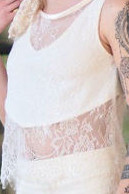
#> input picture images/top-white.jpg, 129 x 194 px, found by its file name
$ python kmeans.py
#> lines starting #> are read from the running program, lines starting #| are printed output that depends on the picture; long printed decimals are rounded
### Cluster.py
class Cluster:
    center = []
    samples = []

    def __init__(self, samples):
        self.center = []
        self.samples = samples

    def get_samples(self):
        return self.samples

### deprecated/kmeans.py
import numpy as np
import numpy.linalg as alg
import cv2
from Cluster import Cluster
import random as rand
from datetime import datetime
import webcolors
from matplotlib import pyplot as plt

start_time = datetime.now()
image = cv2.imread("images/top-white.jpg")
#> image is the input picture: shape (194, 129, 3); mean B, G, R 204.9, 206, 216.8
image = cv2.cvtColor(image, cv2.COLOR_BGR2RGB)

scale_percent = 30  # percent of original size
width = int(image.shape[1] * scale_percent / 100)
#> width = 38
height = int(image.shape[0] * scale_percent / 100)
#> height = 58
dim = (width, height)
#> dim = (38, 58)
# resize image
image = cv2.resize(image, dim, interpolation=cv2.INTER_AREA)
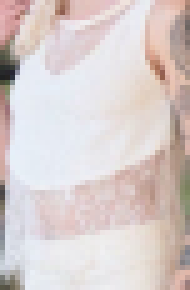
#> image: shape (58, 38, 3) (shown 5 times larger); mean R, G, B 216.8, 206, 205

# [4 lines of commented-out code are left out]

w, h, d = image.shape
#> w = 58; h = 38; d = 3
image_flat = np.reshape(image, (w * h, 3))
#> image_flat = 2204 rows, first 8: [218, 161, 162], [222, 167, 167], [218, 168, 167], [187, 136, 138], [177, 122, 125], [192, 134, 138], [205, 179, 180], [227, 215, 216]


# image = cv2.cvtColor(image, cv2.COLOR_BGR2HSV)
# image_flat = image_flat / 255.0


# X: Nxd
def kmeans(X, num_clusters, num_iters=10000):
#> called with X = array of shape (2204, 3), num_clusters = 3, num_iters = 5
    N, d = X.shape
#> N = 2204; d = 3
    # initialize the initial cluster centers
    centers = []
    for _ in range(num_clusters):
        centers.append([0, 0, 0])
        # centers.append(np.ndarray.tolist(X[rand.randint(0, 9999)]))

    # perform k-means
    clusters = []
    for _ in range(num_clusters):
        cluster = Cluster([])
        clusters.append(cluster)

    loss = 0
    count = 0

    while count < num_iters:
        for cluster in clusters:
            cluster.samples = []

        new_loss = 0

        for x in X:
            dists = []
            for center in centers:
                np_center = np.array(center)
                new_loss += alg.norm(np_center - x)
                dists.append(alg.norm(np_center - x))
            min_dist = np.min(dists)
            min_idx = 0
            for idx in range(num_clusters):
                if (min_dist == dists[idx]):
                    min_idx = idx
                    break
            clusters[min_idx].samples.append(np.ndarray.tolist(x))

        for _ in range(num_clusters):
            clusters[_].samples.append(centers[_])

        # calculate new centers
        new_centers = []
        for cluster in clusters:
            curr_samples = np.array(cluster.samples)
            print("number of samples in cluster:", len(curr_samples))
            new_centers.append(np.mean(curr_samples, axis=0))

        # print(centers)
        # print(new_centers)
        print("loss", loss)
        print("new_loss", new_loss)

        if loss == new_loss:
            print("kmeans complete")
            print("num_iters", count)
            break
        else:
            centers = new_centers
            loss = new_loss
            count += 1

    return centers, clusters


num_clusters = 3
centers, clusters = kmeans(image_flat, num_clusters, num_iters=5)
#> centers = [[226.4, 217.9, 218.5], [172.5, 148.8, 138.8], [64.32, 64.23, 59.18]]; clusters = 3 items
# for i in range(len(centers)):
# centers[i] *= 255
print(centers)  # cluster centers in RGB values
#| [array([226.407, 217.863, 218.454]), array([172.534, 148.807, 138.798]), array([64.318, 64.234, 59.182])]
delay = datetime.now() - start_time
print("delay", delay.total_seconds())  # delay

for i in range(num_clusters):
    color = webcolors.rgb_to_hex(centers[i].astype(int))
    samples = np.array(clusters[i].samples)
    # samples = samples * 255
    center = np.array(centers[i])
    print(webcolors.rgb_to_hex(center.astype(int)))
    # print(samples[:, 1])
    plt.scatter(samples[:, 0], samples[:, 1], c=color)
    plt.scatter(center[0], center[1], s=80, c='y', marker=r"$ {} $".format(i))
#> this loop made 3 passes
#> (color, center) on passes 1 to 3: ('#e2d9da', [226.4, 217.9, 218.5]), ('#ac948a', [172.5, 148.8, 138.8]), ('#40403b', [64.32, 64.23, 59.18])
#| #e2d9da
#| #ac948a
#| #40403b

plt.show()
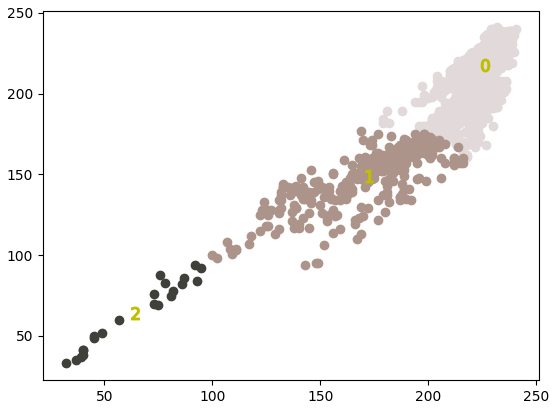
#> figure drawn by matplotlib, 1 panel
